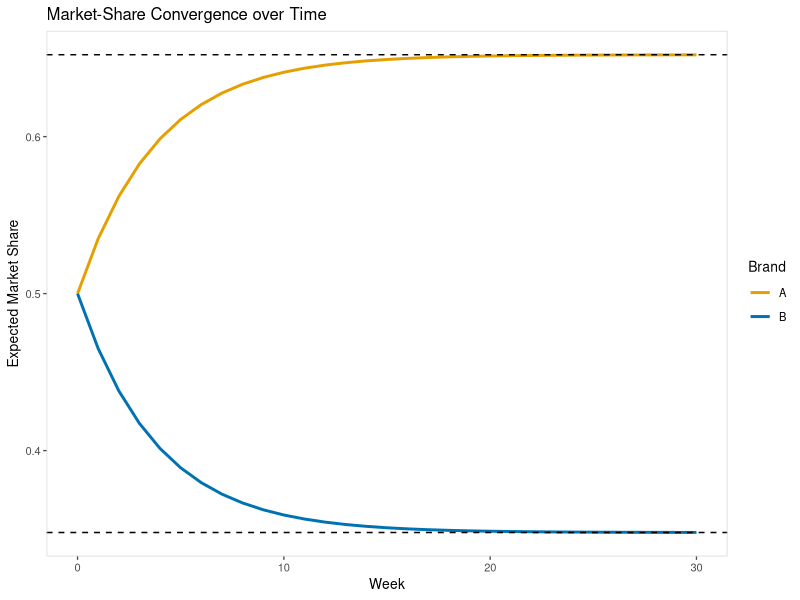
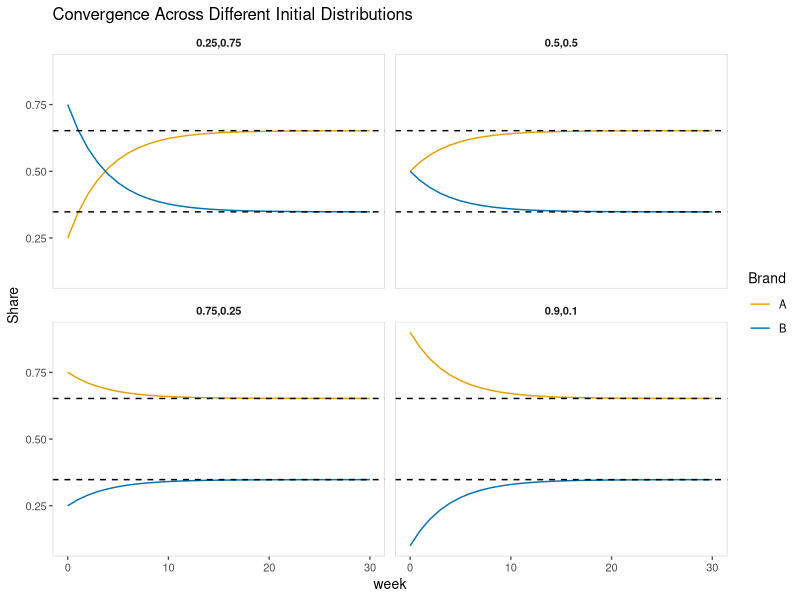

Recreate these plots in R, in order.
## ---- chunk 1
#| include: false
#| message: false
#| warning: false

# 1. list your CRAN packages
required_packages <- c(
  "tidyverse",
  "knitr",
  "ggthemes"
)

# 2. install any that are missing
new_packages <- required_packages[!required_packages %in% installed.packages()[, "Package"]]
if (length(new_packages)) {
  install.packages(new_packages)
}

# 3. load them
invisible(lapply(required_packages, library, character.only = TRUE))

## ---- chunk 2
# Define transition matrix P
P <- matrix(c(0.92, 0.08,
              0.15, 0.85), 
            nrow = 2, byrow = TRUE,
            dimnames = list(c("A", "B"), c("A", "B")))
# Initial distribution
q0 <- c(A = 0.5, B = 0.5)
# Compute first three periods
q_list <- accumulate(1:3, ~ .x %*% P, .init = q0)[-1]
# Display results
results1 <- tibble(week = 1:3,
       A = map_dbl(q_list, 1),
       B = map_dbl(q_list, 2))
knitr::kable(results1, digits=6)
## ---- chunk 3
steady_state <- function(P) {
  eig <- eigen(t(P))
  vec <- Re(eig$vectors[, which.min(Mod(eig$values - 1))])
  pi <- vec / sum(vec)
  pi
}
# Test
dist_ss <- steady_state(P)
knitr::kable(t(round(dist_ss, 6)), col.names = c("Brand A", "Brand B"))
## ---- chunk 4
#| warning: false

total_weeks <- 30
pi_mat <- matrix(NA, nrow = total_weeks + 1, ncol = 2)
colnames(pi_mat) <- c("A", "B")
pi_mat[1, ] <- q0
for (i in 2:(total_weeks + 1)) {
  pi_mat[i, ] <- pi_mat[i - 1, ] %*% P
}
data_conv <- as_tibble(pi_mat) |>
  mutate(week = 0:total_weeks) |>
  pivot_longer(cols = c("A", "B"), names_to = "Brand", values_to = "Share")
steady_vals <- steady_state(P)

data_conv |>
  ggplot(aes(x = week, y = Share, color = Brand)) +
  geom_line(size = 1) +
  geom_hline(yintercept = steady_vals, linetype = "dashed") +
  labs(title = "Market-Share Convergence over Time",
       x = "Week",
       y = "Expected Market Share") +
  scale_colour_manual(name   = "Brand", values = c('A' = "#E69F00", 'B' = "#0072B2")) +
  theme_few(base_size = 10) +
  theme(
    strip.text         = element_text(face = "bold"),
    panel.grid.minor   = element_blank(),
    panel.border       = element_rect(colour = "lightgrey", fill = NA),
    panel.spacing      = unit(0.5, "lines")
  )

## ---- chunk 5
#| warning: false

init_list <- list(
  "0.5,0.5" = c(0.5, 0.5),
  "0.75,0.25" = c(0.75, 0.25),
  "0.25,0.75" = c(0.25, 0.75),
  "0.9,0.1" = c(0.9, 0.1)
)
frame_list <- map2_dfr(init_list, names(init_list), function(init_dist, label) {
  mat <- matrix(NA, nrow = total_weeks + 1, ncol = 2)
  colnames(mat) <- c("A", "B")
  mat[1, ] <- init_dist
  for (i in 2:(total_weeks + 1)) mat[i, ] <- mat[i - 1, ] %*% P
  as_tibble(mat) |>
    mutate(week = 0:total_weeks, init = label) |>
    pivot_longer(cols = c("A", "B"), names_to = "Brand", values_to = "Share")
})
frame_list |>
  ggplot(aes(x = week, y = Share, color = Brand)) +
  geom_line() +
  facet_wrap(~ init) +
  geom_hline(yintercept = steady_vals, linetype = "dashed") +
  labs(title = "Convergence Across Different Initial Distributions") +
  scale_colour_manual(name   = "Brand", values = c('A' = "#E69F00", 'B' = "#0072B2")) +
  theme_few(base_size = 10) +
  theme(
    strip.text         = element_text(face = "bold"),
    panel.grid.minor   = element_blank(),
    panel.border       = element_rect(colour = "lightgrey", fill = NA),
    panel.spacing      = unit(0.5, "lines")
  )
## ---- chunk 6
set.seed(123)
n_patients <- 10000
n_weeks <- 30
# Initialize state 1=A, 2=B randomly according to q0
states <- sample(c(1,2), n_patients, replace = TRUE, prob = q0)
for (t in 1:n_weeks) {
  probs <- P[states, ]
  states <- apply(probs, 1, function(pr) sample(c(1,2), 1, prob = pr))
}
empirical <- prop.table(table(states))
knitr::kable(t(round(empirical, 4)), col.names=c("Brand A", "Brand B"))
## ---- chunk 7
for (p21 in c(0.20, 0.10)) {
  P_var <- matrix(c(0.92, 0.08,
                    p21, 1-p21), nrow=2, byrow=TRUE)
  ss <- steady_state(P_var)
  cat("p21 =", p21, "→ steady state:", round(ss,4), "\n")
}
